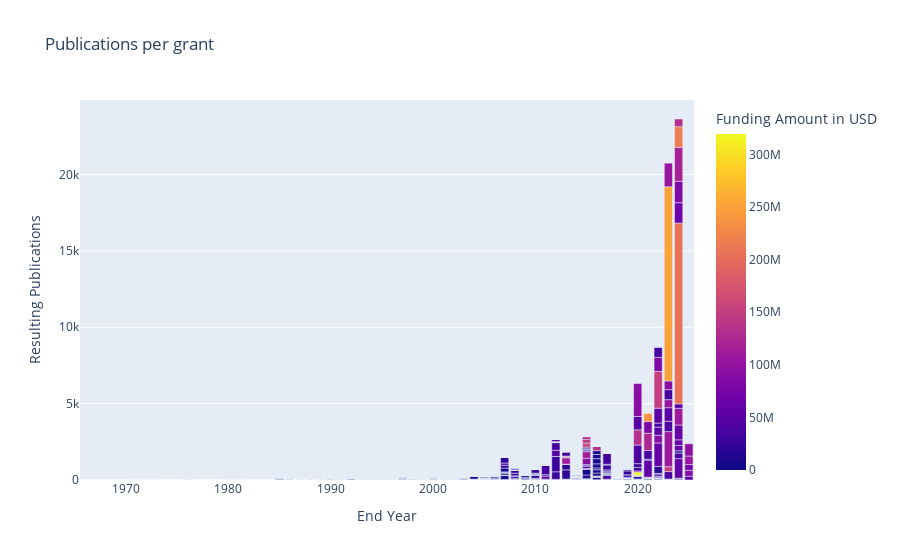

The cell this chart's notebook holds for it:
### Markdown cell above
### Publications per grant by year and funding amount

### Code cell
px.bar(grants, 
       x="End Year", y="Resulting Publications", 
       color="Funding Amount in USD", 
       hover_name="Title", 
       hover_data=['Dimensions ID', 'Start Year', 'End Year', 'Funder', 'Funder Country', "Grant Number"],
       title=f"Publications per grant")

### Figure 1 — Plotly figure (JSON) as saved in the notebook; plotly's stock layout.template omitted (floating-point values rounded to 4 significant figures; data arrays with more than 128 entries replaced by an {"elided": "..."} marker saying what was removed)
{"data": [{"alignmentgroup": "True", "customdata": {"elided": "1158x6 mixed values"}, "hovertemplate": "<b>%{hovertext}</b><br><br>End Year=%{customdata[2]}<br>Resulting Publications=%{y}<br>Dimensions ID=%{customdata[0]}<br>Start Year=%{customdata[1]}<br>Funder=%{customdata[3]}<br>Funder Country=%{customdata[4]}<br>Grant Number=%{customdata[5]}<br>Funding Amount in USD=%{marker.color}<extra></extra>", "hovertext": {"elided": "1158 str values"}, "legendgroup": "", "marker": {"color": {"elided": "1158 int values"}, "coloraxis": "coloraxis"}, "name": "", "offsetgroup": "", "orientation": "v", "showlegend": false, "textposition": "auto", "type": "bar", "x": {"elided": "1158 int values"}, "xaxis": "x", "y": {"elided": "1158 int values"}, "yaxis": "y"}], "layout": {"autosize": true, "barmode": "relative", "coloraxis": {"colorbar": {"title": {"text": "Funding Amount in USD"}}, "colorscale": [[0, "#0d0887"], [0.1111, "#46039f"], [0.2222, "#7201a8"], [0.3333, "#9c179e"], [0.4444, "#bd3786"], [0.5556, "#d8576b"], [0.6667, "#ed7953"], [0.7778, "#fb9f3a"], [0.8889, "#fdca26"], [1, "#f0f921"]]}, "legend": {"tracegroupgap": 0}, "title": {"text": "Publications per grant"}, "xaxis": {"anchor": "y", "autorange": true, "domain": [0, 1], "range": [1966.0, 2026.0], "title": {"text": "End Year"}, "type": "linear"}, "yaxis": {"anchor": "x", "autorange": true, "domain": [0, 1], "range": [0, 24880.0], "title": {"text": "Resulting Publications"}, "type": "linear"}}}
